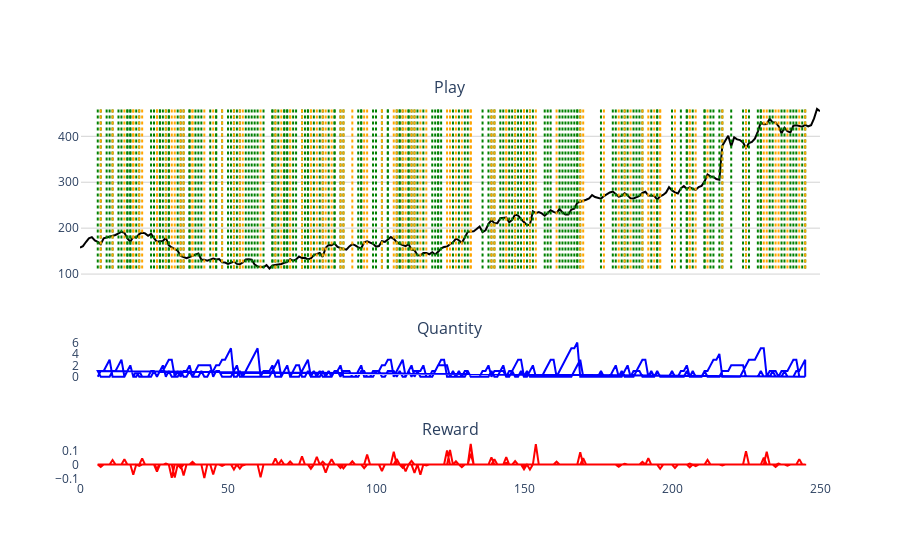

The cell this chart's notebook holds for it:
### Markdown cell above
###### Random play

### Code cell
current_state = env.reset()
done = False
while not done:
    action = np.random.choice( list(env.action_space.values()) )  #<-- random action
    state, reward, done, info = env.step(action)
env.render()

### Figure 1 — Plotly figure (JSON) as saved in the notebook; plotly's stock layout.template omitted (floating-point values rounded to 4 significant figures; data arrays with more than 128 entries replaced by an {"elided": "..."} marker saying what was removed)
{"data": [{"line": {"color": "black"}, "mode": "lines", "name": "Price", "type": "scatter", "x": {"elided": "251 int values"}, "xaxis": "x", "y": {"elided": "251 float values"}, "yaxis": "y"}, {"line": {"color": "blue"}, "mode": "lines", "name": "Quantity", "type": "scatter", "x": {"elided": "482 int values"}, "xaxis": "x2", "y": {"elided": "482 int values"}, "yaxis": "y2"}, {"line": {"color": "red"}, "mode": "lines", "name": "Reward", "type": "scatter", "x": {"elided": "482 int values"}, "xaxis": "x3", "y": {"elided": "482 float values"}, "yaxis": "y3"}], "layout": {"annotations": [{"font": {"size": 16}, "showarrow": false, "text": "Play", "x": 0.5, "xanchor": "center", "xref": "paper", "y": 1, "yanchor": "bottom", "yref": "paper"}, {"font": {"size": 16}, "showarrow": false, "text": "Quantity", "x": 0.5, "xanchor": "center", "xref": "paper", "y": 0.3667, "yanchor": "bottom", "yref": "paper"}, {"font": {"size": 16}, "showarrow": false, "text": "Reward", "x": 0.5, "xanchor": "center", "xref": "paper", "y": 0.1, "yanchor": "bottom", "yref": "paper"}], "hovermode": "x", "plot_bgcolor": "white", "shapes": [{"line": {"color": "green", "dash": "dot", "width": 2}, "type": "line", "x0": 7, "x1": 7, "y0": 112.2, "y1": 459.8}, {"line": {"color": "green", "dash": "dot", "width": 2}, "type": "line", "x0": 9, "x1": 9, "y0": 112.2, "y1": 459.8}, {"line": {"color": "green", "dash": "dot", "width": 2}, "type": "line", "x0": 10, "x1": 10, "y0": 112.2, "y1": 459.8}, {"line": {"color": "green", "dash": "dot", "width": 2}, "type": "line", "x0": 16, "x1": 16, "y0": 112.2, "y1": 459.8}, {"line": {"color": "green", "dash": "dot", "width": 2}, "type": "line", "x0": 17, "x1": 17, "y0": 112.2, "y1": 459.8}, {"line": {"color": "green", "dash": "dot", "width": 2}, "type": "line", "x0": 19, "x1": 19, "y0": 112.2, "y1": 459.8}, {"line": {"color": "green", "dash": "dot", "width": 2}, "type": "line", "x0": 25, "x1": 25, "y0": 112.2, "y1": 459.8}, {"line": {"color": "green", "dash": "dot", "width": 2}, "type": "line", "x0": 27, "x1": 27, "y0": 112.2, "y1": 459.8}, {"line": {"color": "green", "dash": "dot", "width": 2}, "type": "line", "x0": 28, "x1": 28, "y0": 112.2, "y1": 459.8}, {"line": {"color": "green", "dash": "dot", "width": 2}, "type": "line", "x0": 30, "x1": 30, "y0": 112.2, "y1": 459.8}, {"line": {"color": "green", "dash": "dot", "width": 2}, "type": "line", "x0": 34, "x1": 34, "y0": 112.2, "y1": 459.8}, {"line": {"color": "green", "dash": "dot", "width": 2}, "type": "line", "x0": 37, "x1": 37, "y0": 112.2, "y1": 459.8}, {"line": {"color": "green", "dash": "dot", "width": 2}, "type": "line", "x0": 39, "x1": 39, "y0": 112.2, "y1": 459.8}, {"line": {"color": "green", "dash": "dot", "width": 2}, "type": "line", "x0": 40, "x1": 40, "y0": 112.2, "y1": 459.8}, {"line": {"color": "green", "dash": "dot", "width": 2}, "type": "line", "x0": 46, "x1": 46, "y0": 112.2, "y1": 459.8}, {"line": {"color": "green", "dash": "dot", "width": 2}, "type": "line", "x0": 52, "x1": 52, "y0": 112.2, "y1": 459.8}, {"line": {"color": "green", "dash": "dot", "width": 2}, "type": "line", "x0": 53, "x1": 53, "y0": 112.2, "y1": 459.8}, {"line": {"color": "green", "dash": "dot", "width": 2}, "type": "line", "x0": 56, "x1": 56, "y0": 112.2, "y1": 459.8}, {"line": {"color": "green", "dash": "dot", "width": 2}, "type": "line", "x0": 57, "x1": 57, "y0": 112.2, "y1": 459.8}, {"line": {"color": "green", "dash": "dot", "width": 2}, "type": "line", "x0": 58, "x1": 58, "y0": 112.2, "y1": 459.8}, {"line": {"color": "green", "dash": "dot", "width": 2}, "type": "line", "x0": 59, "x1": 59, "y0": 112.2, "y1": 459.8}, {"line": {"color": "green", "dash": "dot", "width": 2}, "type": "line", "x0": 60, "x1": 60, "y0": 112.2, "y1": 459.8}, {"line": {"color": "green", "dash": "dot", "width": 2}, "type": "line", "x0": 65, "x1": 65, "y0": 112.2, "y1": 459.8}, {"line": {"color": "green", "dash": "dot", "width": 2}, "type": "line", "x0": 66, "x1": 66, "y0": 112.2, "y1": 459.8}, {"line": {"color": "green", "dash": "dot", "width": 2}, "type": "line", "x0": 67, "x1": 67, "y0": 112.2, "y1": 459.8}, {"line": {"color": "green", "dash": "dot", "width": 2}, "type": "line", "x0": 69, "x1": 69, "y0": 112.2, "y1": 459.8}, {"line": {"color": "green", "dash": "dot", "width": 2}, "type": "line", "x0": 70, "x1": 70, "y0": 112.2, "y1": 459.8}, {"line": {"color": "green", "dash": "dot", "width": 2}, "type": "line", "x0": 72, "x1": 72, "y0": 112.2, "y1": 459.8}, {"line": {"color": "green", "dash": "dot", "width": 2}, "type": "line", "x0": 73, "x1": 73, "y0": 112.2, "y1": 459.8}, {"line": {"color": "green", "dash": "dot", "width": 2}, "type": "line", "x0": 77, "x1": 77, "y0": 112.2, "y1": 459.8}, {"line": {"color": "green", "dash": "dot", "width": 2}, "type": "line", "x0": 79, "x1": 79, "y0": 112.2, "y1": 459.8}, {"line": {"color": "green", "dash": "dot", "width": 2}, "type": "line", "x0": 82, "x1": 82, "y0": 112.2, "y1": 459.8}, {"line": {"color": "green", "dash": "dot", "width": 2}, "type": "line", "x0": 86, "x1": 86, "y0": 112.2, "y1": 459.8}, {"line": {"color": "green", "dash": "dot", "width": 2}, "type": "line", "x0": 88, "x1": 88, "y0": 112.2, "y1": 459.8}, {"line": {"color": "green", "dash": "dot", "width": 2}, "type": "line", "x0": 95, "x1": 95, "y0": 112.2, "y1": 459.8}, {"line": {"color": "green", "dash": "dot", "width": 2}, "type": "line", "x0": 99, "x1": 99, "y0": 112.2, "y1": 459.8}, {"line": {"color": "green", "dash": "dot", "width": 2}, "type": "line", "x0": 104, "x1": 104, "y0": 112.2, "y1": 459.8}, {"line": {"color": "green", "dash": "dot", "width": 2}, "type": "line", "x0": 108, "x1": 108, "y0": 112.2, "y1": 459.8}, {"line": {"color": "green", "dash": "dot", "width": 2}, "type": "line", "x0": 111, "x1": 111, "y0": 112.2, "y1": 459.8}, {"line": {"color": "green", "dash": "dot", "width": 2}, "type": "line", "x0": 112, "x1": 112, "y0": 112.2, "y1": 459.8}, {"line": {"color": "green", "dash": "dot", "width": 2}, "type": "line", "x0": 114, "x1": 114, "y0": 112.2, "y1": 459.8}, {"line": {"color": "green", "dash": "dot", "width": 2}, "type": "line", "x0": 119, "x1": 119, "y0": 112.2, "y1": 459.8}, {"line": {"color": "green", "dash": "dot", "width": 2}, "type": "line", "x0": 121, "x1": 121, "y0": 112.2, "y1": 459.8}, {"line": {"color": "green", "dash": "dot", "width": 2}, "type": "line", "x0": 122, "x1": 122, "y0": 112.2, "y1": 459.8}, {"line": {"color": "green", "dash": "dot", "width": 2}, "type": "line", "x0": 126, "x1": 126, "y0": 112.2, "y1": 459.8}, {"line": {"color": "green", "dash": "dot", "width": 2}, "type": "line", "x0": 128, "x1": 128, "y0": 112.2, "y1": 459.8}, {"line": {"color": "green", "dash": "dot", "width": 2}, "type": "line", "x0": 130, "x1": 130, "y0": 112.2, "y1": 459.8}, {"line": {"color": "green", "dash": "dot", "width": 2}, "type": "line", "x0": 136, "x1": 136, "y0": 112.2, "y1": 459.8}, {"line": {"color": "green", "dash": "dot", "width": 2}, "type": "line", "x0": 138, "x1": 138, "y0": 112.2, "y1": 459.8}, {"line": {"color": "green", "dash": "dot", "width": 2}, "type": "line", "x0": 140, "x1": 140, "y0": 112.2, "y1": 459.8}, {"line": {"color": "green", "dash": "dot", "width": 2}, "type": "line", "x0": 143, "x1": 143, "y0": 112.2, "y1": 459.8}, {"line": {"color": "green", "dash": "dot", "width": 2}, "type": "line", "x0": 146, "x1": 146, "y0": 112.2, "y1": 459.8}, {"line": {"color": "green", "dash": "dot", "width": 2}, "type": "line", "x0": 149, "x1": 149, "y0": 112.2, "y1": 459.8}, {"line": {"color": "green", "dash": "dot", "width": 2}, "type": "line", "x0": 151, "x1": 151, "y0": 112.2, "y1": 459.8}, {"line": {"color": "green", "dash": "dot", "width": 2}, "type": "line", "x0": 157, "x1": 157, "y0": 112.2, "y1": 459.8}, {"line": {"color": "green", "dash": "dot", "width": 2}, "type": "line", "x0": 158, "x1": 158, "y0": 112.2, "y1": 459.8}, {"line": {"color": "green", "dash": "dot", "width": 2}, "type": "line", "x0": 159, "x1": 159, "y0": 112.2, "y1": 459.8}, {"line": {"color": "green", "dash": "dot", "width": 2}, "type": "line", "x0": 167, "x1": 167, "y0": 112.2, "y1": 459.8}, {"line": {"color": "green", "dash": "dot", "width": 2}, "type": "line", "x0": 168, "x1": 168, "y0": 112.2, "y1": 459.8}, {"line": {"color": "green", "dash": "dot", "width": 2}, "type": "line", "x0": 169, "x1": 169, "y0": 112.2, "y1": 459.8}, {"line": {"color": "green", "dash": "dot", "width": 2}, "type": "line", "x0": 184, "x1": 184, "y0": 112.2, "y1": 459.8}, {"line": {"color": "green", "dash": "dot", "width": 2}, "type": "line", "x0": 185, "x1": 185, "y0": 112.2, "y1": 459.8}, {"line": {"color": "green", "dash": "dot", "width": 2}, "type": "line", "x0": 188, "x1": 188, "y0": 112.2, "y1": 459.8}, {"line": {"color": "green", "dash": "dot", "width": 2}, "type": "line", "x0": 189, "x1": 189, "y0": 112.2, "y1": 459.8}, {"line": {"color": "green", "dash": "dot", "width": 2}, "type": "line", "x0": 190, "x1": 190, "y0": 112.2, "y1": 459.8}, {"line": {"color": "green", "dash": "dot", "width": 2}, "type": "line", "x0": 195, "x1": 195, "y0": 112.2, "y1": 459.8}, {"line": {"color": "green", "dash": "dot", "width": 2}, "type": "line", "x0": 200, "x1": 200, "y0": 112.2, "y1": 459.8}, {"line": {"color": "green", "dash": "dot", "width": 2}, "type": "line", "x0": 205, "x1": 205, "y0": 112.2, "y1": 459.8}, {"line": {"color": "green", "dash": "dot", "width": 2}, "type": "line", "x0": 207, "x1": 207, "y0": 112.2, "y1": 459.8}, {"line": {"color": "green", "dash": "dot", "width": 2}, "type": "line", "x0": 211, "x1": 211, "y0": 112.2, "y1": 459.8}, {"line": {"color": "green", "dash": "dot", "width": 2}, "type": "line", "x0": 217, "x1": 217, "y0": 112.2, "y1": 459.8}, {"line": {"color": "green", "dash": "dot", "width": 2}, "type": "line", "x0": 220, "x1": 220, "y0": 112.2, "y1": 459.8}, {"line": {"color": "green", "dash": "dot", "width": 2}, "type": "line", "x0": 230, "x1": 230, "y0": 112.2, "y1": 459.8}, {"line": {"color": "green", "dash": "dot", "width": 2}, "type": "line", "x0": 234, "x1": 234, "y0": 112.2, "y1": 459.8}, {"line": {"color": "green", "dash": "dot", "width": 2}, "type": "line", "x0": 238, "x1": 238, "y0": 112.2, "y1": 459.8}, {"line": {"color": "green", "dash": "dot", "width": 2}, "type": "line", "x0": 240, "x1": 240, "y0": 112.2, "y1": 459.8}, {"line": {"color": "green", "dash": "dot", "width": 2}, "type": "line", "x0": 241, "x1": 241, "y0": 112.2, "y1": 459.8}, {"line": {"color": "green", "dash": "dot", "width": 2}, "type": "line", "x0": 6, "x1": 6, "y0": 112.2, "y1": 459.8}, {"line": {"color": "green", "dash": "dot", "width": 2}, "type": "line", "x0": 11, "x1": 11, "y0": 112.2, "y1": 459.8}, {"line": {"color": "green", "dash": "dot", "width": 2}, "type": "line", "x0": 13, "x1": 13, "y0": 112.2, "y1": 459.8}, {"line": {"color": "green", "dash": "dot", "width": 2}, "type": "line", "x0": 14, "x1": 14, "y0": 112.2, "y1": 459.8}, {"line": {"color": "green", "dash": "dot", "width": 2}, "type": "line", "x0": 16, "x1": 16, "y0": 112.2, "y1": 459.8}, {"line": {"color": "green", "dash": "dot", "width": 2}, "type": "line", "x0": 17, "x1": 17, "y0": 112.2, "y1": 459.8}, {"line": {"color": "green", "dash": "dot", "width": 2}, "type": "line", "x0": 20, "x1": 20, "y0": 112.2, "y1": 459.8}, {"line": {"color": "green", "dash": "dot", "width": 2}, "type": "line", "x0": 24, "x1": 24, "y0": 112.2, "y1": 459.8}, {"line": {"color": "green", "dash": "dot", "width": 2}, "type": "line", "x0": 27, "x1": 27, "y0": 112.2, "y1": 459.8}, {"line": {"color": "green", "dash": "dot", "width": 2}, "type": "line", "x0": 29, "x1": 29, "y0": 112.2, "y1": 459.8}, {"line": {"color": "green", "dash": "dot", "width": 2}, "type": "line", "x0": 30, "x1": 30, "y0": 112.2, "y1": 459.8}, {"line": {"color": "green", "dash": "dot", "width": 2}, "type": "line", "x0": 33, "x1": 33, "y0": 112.2, "y1": 459.8}, {"line": {"color": "green", "dash": "dot", "width": 2}, "type": "line", "x0": 35, "x1": 35, "y0": 112.2, "y1": 459.8}, {"line": {"color": "green", "dash": "dot", "width": 2}, "type": "line", "x0": 37, "x1": 37, "y0": 112.2, "y1": 459.8}, {"line": {"color": "green", "dash": "dot", "width": 2}, "type": "line", "x0": 41, "x1": 41, "y0": 112.2, "y1": 459.8}, {"line": {"color": "green", "dash": "dot", "width": 2}, "type": "line", "x0": 44, "x1": 44, "y0": 112.2, "y1": 459.8}, {"line": {"color": "green", "dash": "dot", "width": 2}, "type": "line", "x0": 46, "x1": 46, "y0": 112.2, "y1": 459.8}, {"line": {"color": "green", "dash": "dot", "width": 2}, "type": "line", "x0": 48, "x1": 48, "y0": 112.2, "y1": 459.8}, {"line": {"color": "green", "dash": "dot", "width": 2}, "type": "line", "x0": 50, "x1": 50, "y0": 112.2, "y1": 459.8}, {"line": {"color": "green", "dash": "dot", "width": 2}, "type": "line", "x0": 51, "x1": 51, "y0": 112.2, "y1": 459.8}, {"line": {"color": "green", "dash": "dot", "width": 2}, "type": "line", "x0": 54, "x1": 54, "y0": 112.2, "y1": 459.8}, {"line": {"color": "green", "dash": "dot", "width": 2}, "type": "line", "x0": 62, "x1": 62, "y0": 112.2, "y1": 459.8}, {"line": {"color": "green", "dash": "dot", "width": 2}, "type": "line", "x0": 65, "x1": 65, "y0": 112.2, "y1": 459.8}, {"line": {"color": "green", "dash": "dot", "width": 2}, "type": "line", "x0": 69, "x1": 69, "y0": 112.2, "y1": 459.8}, {"line": {"color": "green", "dash": "dot", "width": 2}, "type": "line", "x0": 70, "x1": 70, "y0": 112.2, "y1": 459.8}, {"line": {"color": "green", "dash": "dot", "width": 2}, "type": "line", "x0": 75, "x1": 75, "y0": 112.2, "y1": 459.8}, {"line": {"color": "green", "dash": "dot", "width": 2}, "type": "line", "x0": 76, "x1": 76, "y0": 112.2, "y1": 459.8}, {"line": {"color": "green", "dash": "dot", "width": 2}, "type": "line", "x0": 77, "x1": 77, "y0": 112.2, "y1": 459.8}, {"line": {"color": "green", "dash": "dot", "width": 2}, "type": "line", "x0": 81, "x1": 81, "y0": 112.2, "y1": 459.8}, {"line": {"color": "green", "dash": "dot", "width": 2}, "type": "line", "x0": 84, "x1": 84, "y0": 112.2, "y1": 459.8}, {"line": {"color": "green", "dash": "dot", "width": 2}, "type": "line", "x0": 86, "x1": 86, "y0": 112.2, "y1": 459.8}, {"line": {"color": "green", "dash": "dot", "width": 2}, "type": "line", "x0": 89, "x1": 89, "y0": 112.2, "y1": 459.8}, {"line": {"color": "green", "dash": "dot", "width": 2}, "type": "line", "x0": 94, "x1": 94, "y0": 112.2, "y1": 459.8}, {"line": {"color": "green", "dash": "dot", "width": 2}, "type": "line", "x0": 95, "x1": 95, "y0": 112.2, "y1": 459.8}, {"line": {"color": "green", "dash": "dot", "width": 2}, "type": "line", "x0": 100, "x1": 100, "y0": 112.2, "y1": 459.8}, {"line": {"color": "green", "dash": "dot", "width": 2}, "type": "line", "x0": 102, "x1": 102, "y0": 112.2, "y1": 459.8}, {"line": {"color": "green", "dash": "dot", "width": 2}, "type": "line", "x0": 104, "x1": 104, "y0": 112.2, "y1": 459.8}, {"line": {"color": "green", "dash": "dot", "width": 2}, "type": "line", "x0": 107, "x1": 107, "y0": 112.2, "y1": 459.8}, {"line": {"color": "green", "dash": "dot", "width": 2}, "type": "line", "x0": 108, "x1": 108, "y0": 112.2, "y1": 459.8}, {"line": {"color": "green", "dash": "dot", "width": 2}, "type": "line", "x0": 109, "x1": 109, "y0": 112.2, "y1": 459.8}, {"line": {"color": "green", "dash": "dot", "width": 2}, "type": "line", "x0": 111, "x1": 111, "y0": 112.2, "y1": 459.8}, {"line": {"color": "green", "dash": "dot", "width": 2}, "type": "line", "x0": 113, "x1": 113, "y0": 112.2, "y1": 459.8}, {"line": {"color": "green", "dash": "dot", "width": 2}, "type": "line", "x0": 116, "x1": 116, "y0": 112.2, "y1": 459.8}, {"line": {"color": "green", "dash": "dot", "width": 2}, "type": "line", "x0": 120, "x1": 120, "y0": 112.2, "y1": 459.8}, {"line": {"color": "green", "dash": "dot", "width": 2}, "type": "line", "x0": 121, "x1": 121, "y0": 112.2, "y1": 459.8}, {"line": {"color": "green", "dash": "dot", "width": 2}, "type": "line", "x0": 131, "x1": 131, "y0": 112.2, "y1": 459.8}, {"line": {"color": "green", "dash": "dot", "width": 2}, "type": "line", "x0": 139, "x1": 139, "y0": 112.2, "y1": 459.8}, {"line": {"color": "green", "dash": "dot", "width": 2}, "type": "line", "x0": 142, "x1": 142, "y0": 112.2, "y1": 459.8}, {"line": {"color": "green", "dash": "dot", "width": 2}, "type": "line", "x0": 145, "x1": 145, "y0": 112.2, "y1": 459.8}, {"line": {"color": "green", "dash": "dot", "width": 2}, "type": "line", "x0": 147, "x1": 147, "y0": 112.2, "y1": 459.8}, {"line": {"color": "green", "dash": "dot", "width": 2}, "type": "line", "x0": 148, "x1": 148, "y0": 112.2, "y1": 459.8}, {"line": {"color": "green", "dash": "dot", "width": 2}, "type": "line", "x0": 152, "x1": 152, "y0": 112.2, "y1": 459.8}, {"line": {"color": "green", "dash": "dot", "width": 2}, "type": "line", "x0": 153, "x1": 153, "y0": 112.2, "y1": 459.8}, {"line": {"color": "green", "dash": "dot", "width": 2}, "type": "line", "x0": 162, "x1": 162, "y0": 112.2, "y1": 459.8}, {"line": {"color": "green", "dash": "dot", "width": 2}, "type": "line", "x0": 163, "x1": 163, "y0": 112.2, "y1": 459.8}, {"line": {"color": "green", "dash": "dot", "width": 2}, "type": "line", "x0": 164, "x1": 164, "y0": 112.2, "y1": 459.8}, {"line": {"color": "green", "dash": "dot", "width": 2}, "type": "line", "x0": 165, "x1": 165, "y0": 112.2, "y1": 459.8}, {"line": {"color": "green", "dash": "dot", "width": 2}, "type": "line", "x0": 166, "x1": 166, "y0": 112.2, "y1": 459.8}, {"line": {"color": "green", "dash": "dot", "width": 2}, "type": "line", "x0": 168, "x1": 168, "y0": 112.2, "y1": 459.8}, {"line": {"color": "green", "dash": "dot", "width": 2}, "type": "line", "x0": 176, "x1": 176, "y0": 112.2, "y1": 459.8}, {"line": {"color": "green", "dash": "dot", "width": 2}, "type": "line", "x0": 180, "x1": 180, "y0": 112.2, "y1": 459.8}, {"line": {"color": "green", "dash": "dot", "width": 2}, "type": "line", "x0": 181, "x1": 181, "y0": 112.2, "y1": 459.8}, {"line": {"color": "green", "dash": "dot", "width": 2}, "type": "line", "x0": 183, "x1": 183, "y0": 112.2, "y1": 459.8}, {"line": {"color": "green", "dash": "dot", "width": 2}, "type": "line", "x0": 187, "x1": 187, "y0": 112.2, "y1": 459.8}, {"line": {"color": "green", "dash": "dot", "width": 2}, "type": "line", "x0": 193, "x1": 193, "y0": 112.2, "y1": 459.8}, {"line": {"color": "green", "dash": "dot", "width": 2}, "type": "line", "x0": 195, "x1": 195, "y0": 112.2, "y1": 459.8}, {"line": {"color": "green", "dash": "dot", "width": 2}, "type": "line", "x0": 203, "x1": 203, "y0": 112.2, "y1": 459.8}, {"line": {"color": "green", "dash": "dot", "width": 2}, "type": "line", "x0": 205, "x1": 205, "y0": 112.2, "y1": 459.8}, {"line": {"color": "green", "dash": "dot", "width": 2}, "type": "line", "x0": 211, "x1": 211, "y0": 112.2, "y1": 459.8}, {"line": {"color": "green", "dash": "dot", "width": 2}, "type": "line", "x0": 213, "x1": 213, "y0": 112.2, "y1": 459.8}, {"line": {"color": "green", "dash": "dot", "width": 2}, "type": "line", "x0": 214, "x1": 214, "y0": 112.2, "y1": 459.8}, {"line": {"color": "green", "dash": "dot", "width": 2}, "type": "line", "x0": 216, "x1": 216, "y0": 112.2, "y1": 459.8}, {"line": {"color": "green", "dash": "dot", "width": 2}, "type": "line", "x0": 224, "x1": 224, "y0": 112.2, "y1": 459.8}, {"line": {"color": "green", "dash": "dot", "width": 2}, "type": "line", "x0": 225, "x1": 225, "y0": 112.2, "y1": 459.8}, {"line": {"color": "green", "dash": "dot", "width": 2}, "type": "line", "x0": 226, "x1": 226, "y0": 112.2, "y1": 459.8}, {"line": {"color": "green", "dash": "dot", "width": 2}, "type": "line", "x0": 229, "x1": 229, "y0": 112.2, "y1": 459.8}, {"line": {"color": "green", "dash": "dot", "width": 2}, "type": "line", "x0": 230, "x1": 230, "y0": 112.2, "y1": 459.8}, {"line": {"color": "green", "dash": "dot", "width": 2}, "type": "line", "x0": 233, "x1": 233, "y0": 112.2, "y1": 459.8}, {"line": {"color": "green", "dash": "dot", "width": 2}, "type": "line", "x0": 237, "x1": 237, "y0": 112.2, "y1": 459.8}, {"line": {"color": "green", "dash": "dot", "width": 2}, "type": "line", "x0": 242, "x1": 242, "y0": 112.2, "y1": 459.8}, {"line": {"color": "green", "dash": "dot", "width": 2}, "type": "line", "x0": 244, "x1": 244, "y0": 112.2, "y1": 459.8}, {"line": {"color": "green", "dash": "dot", "width": 2}, "type": "line", "x0": 245, "x1": 245, "y0": 112.2, "y1": 459.8}, {"line": {"color": "orange", "dash": "dot", "width": 2}, "type": "line", "x0": 11, "x1": 11, "y0": 112.2, "y1": 459.8}, {"line": {"color": "orange", "dash": "dot", "width": 2}, "type": "line", "x0": 18, "x1": 18, "y0": 112.2, "y1": 459.8}, {"line": {"color": "orange", "dash": "dot", "width": 2}, "type": "line", "x0": 20, "x1": 20, "y0": 112.2, "y1": 459.8}, {"line": {"color": "orange", "dash": "dot", "width": 2}, "type": "line", "x0": 26, "x1": 26, "y0": 112.2, "y1": 459.8}, {"line": {"color": "orange", "dash": "dot", "width": 2}, "type": "line", "x0": 29, "x1": 29, "y0": 112.2, "y1": 459.8}, {"line": {"color": "orange", "dash": "dot", "width": 2}, "type": "line", "x0": 31, "x1": 31, "y0": 112.2, "y1": 459.8}, {"line": {"color": "orange", "dash": "dot", "width": 2}, "type": "line", "x0": 35, "x1": 35, "y0": 112.2, "y1": 459.8}, {"line": {"color": "orange", "dash": "dot", "width": 2}, "type": "line", "x0": 38, "x1": 38, "y0": 112.2, "y1": 459.8}, {"line": {"color": "orange", "dash": "dot", "width": 2}, "type": "line", "x0": 45, "x1": 45, "y0": 112.2, "y1": 459.8}, {"line": {"color": "orange", "dash": "dot", "width": 2}, "type": "line", "x0": 48, "x1": 48, "y0": 112.2, "y1": 459.8}, {"line": {"color": "orange", "dash": "dot", "width": 2}, "type": "line", "x0": 54, "x1": 54, "y0": 112.2, "y1": 459.8}, {"line": {"color": "orange", "dash": "dot", "width": 2}, "type": "line", "x0": 61, "x1": 61, "y0": 112.2, "y1": 459.8}, {"line": {"color": "orange", "dash": "dot", "width": 2}, "type": "line", "x0": 68, "x1": 68, "y0": 112.2, "y1": 459.8}, {"line": {"color": "orange", "dash": "dot", "width": 2}, "type": "line", "x0": 71, "x1": 71, "y0": 112.2, "y1": 459.8}, {"line": {"color": "orange", "dash": "dot", "width": 2}, "type": "line", "x0": 75, "x1": 75, "y0": 112.2, "y1": 459.8}, {"line": {"color": "orange", "dash": "dot", "width": 2}, "type": "line", "x0": 78, "x1": 78, "y0": 112.2, "y1": 459.8}, {"line": {"color": "orange", "dash": "dot", "width": 2}, "type": "line", "x0": 80, "x1": 80, "y0": 112.2, "y1": 459.8}, {"line": {"color": "orange", "dash": "dot", "width": 2}, "type": "line", "x0": 83, "x1": 83, "y0": 112.2, "y1": 459.8}, {"line": {"color": "orange", "dash": "dot", "width": 2}, "type": "line", "x0": 89, "x1": 89, "y0": 112.2, "y1": 459.8}, {"line": {"color": "orange", "dash": "dot", "width": 2}, "type": "line", "x0": 97, "x1": 97, "y0": 112.2, "y1": 459.8}, {"line": {"color": "orange", "dash": "dot", "width": 2}, "type": "line", "x0": 102, "x1": 102, "y0": 112.2, "y1": 459.8}, {"line": {"color": "orange", "dash": "dot", "width": 2}, "type": "line", "x0": 107, "x1": 107, "y0": 112.2, "y1": 459.8}, {"line": {"color": "orange", "dash": "dot", "width": 2}, "type": "line", "x0": 109, "x1": 109, "y0": 112.2, "y1": 459.8}, {"line": {"color": "orange", "dash": "dot", "width": 2}, "type": "line", "x0": 113, "x1": 113, "y0": 112.2, "y1": 459.8}, {"line": {"color": "orange", "dash": "dot", "width": 2}, "type": "line", "x0": 115, "x1": 115, "y0": 112.2, "y1": 459.8}, {"line": {"color": "orange", "dash": "dot", "width": 2}, "type": "line", "x0": 124, "x1": 124, "y0": 112.2, "y1": 459.8}, {"line": {"color": "orange", "dash": "dot", "width": 2}, "type": "line", "x0": 127, "x1": 127, "y0": 112.2, "y1": 459.8}, {"line": {"color": "orange", "dash": "dot", "width": 2}, "type": "line", "x0": 129, "x1": 129, "y0": 112.2, "y1": 459.8}, {"line": {"color": "orange", "dash": "dot", "width": 2}, "type": "line", "x0": 132, "x1": 132, "y0": 112.2, "y1": 459.8}, {"line": {"color": "orange", "dash": "dot", "width": 2}, "type": "line", "x0": 139, "x1": 139, "y0": 112.2, "y1": 459.8}, {"line": {"color": "orange", "dash": "dot", "width": 2}, "type": "line", "x0": 144, "x1": 144, "y0": 112.2, "y1": 459.8}, {"line": {"color": "orange", "dash": "dot", "width": 2}, "type": "line", "x0": 147, "x1": 147, "y0": 112.2, "y1": 459.8}, {"line": {"color": "orange", "dash": "dot", "width": 2}, "type": "line", "x0": 150, "x1": 150, "y0": 112.2, "y1": 459.8}, {"line": {"color": "orange", "dash": "dot", "width": 2}, "type": "line", "x0": 152, "x1": 152, "y0": 112.2, "y1": 459.8}, {"line": {"color": "orange", "dash": "dot", "width": 2}, "type": "line", "x0": 161, "x1": 161, "y0": 112.2, "y1": 459.8}, {"line": {"color": "orange", "dash": "dot", "width": 2}, "type": "line", "x0": 170, "x1": 170, "y0": 112.2, "y1": 459.8}, {"line": {"color": "orange", "dash": "dot", "width": 2}, "type": "line", "x0": 186, "x1": 186, "y0": 112.2, "y1": 459.8}, {"line": {"color": "orange", "dash": "dot", "width": 2}, "type": "line", "x0": 192, "x1": 192, "y0": 112.2, "y1": 459.8}, {"line": {"color": "orange", "dash": "dot", "width": 2}, "type": "line", "x0": 196, "x1": 196, "y0": 112.2, "y1": 459.8}, {"line": {"color": "orange", "dash": "dot", "width": 2}, "type": "line", "x0": 201, "x1": 201, "y0": 112.2, "y1": 459.8}, {"line": {"color": "orange", "dash": "dot", "width": 2}, "type": "line", "x0": 206, "x1": 206, "y0": 112.2, "y1": 459.8}, {"line": {"color": "orange", "dash": "dot", "width": 2}, "type": "line", "x0": 208, "x1": 208, "y0": 112.2, "y1": 459.8}, {"line": {"color": "orange", "dash": "dot", "width": 2}, "type": "line", "x0": 212, "x1": 212, "y0": 112.2, "y1": 459.8}, {"line": {"color": "orange", "dash": "dot", "width": 2}, "type": "line", "x0": 225, "x1": 225, "y0": 112.2, "y1": 459.8}, {"line": {"color": "orange", "dash": "dot", "width": 2}, "type": "line", "x0": 231, "x1": 231, "y0": 112.2, "y1": 459.8}, {"line": {"color": "orange", "dash": "dot", "width": 2}, "type": "line", "x0": 235, "x1": 235, "y0": 112.2, "y1": 459.8}, {"line": {"color": "orange", "dash": "dot", "width": 2}, "type": "line", "x0": 243, "x1": 243, "y0": 112.2, "y1": 459.8}, {"line": {"color": "orange", "dash": "dot", "width": 2}, "type": "line", "x0": 7, "x1": 7, "y0": 112.2, "y1": 459.8}, {"line": {"color": "orange", "dash": "dot", "width": 2}, "type": "line", "x0": 15, "x1": 15, "y0": 112.2, "y1": 459.8}, {"line": {"color": "orange", "dash": "dot", "width": 2}, "type": "line", "x0": 18, "x1": 18, "y0": 112.2, "y1": 459.8}, {"line": {"color": "orange", "dash": "dot", "width": 2}, "type": "line", "x0": 21, "x1": 21, "y0": 112.2, "y1": 459.8}, {"line": {"color": "orange", "dash": "dot", "width": 2}, "type": "line", "x0": 26, "x1": 26, "y0": 112.2, "y1": 459.8}, {"line": {"color": "orange", "dash": "dot", "width": 2}, "type": "line", "x0": 32, "x1": 32, "y0": 112.2, "y1": 459.8}, {"line": {"color": "orange", "dash": "dot", "width": 2}, "type": "line", "x0": 34, "x1": 34, "y0": 112.2, "y1": 459.8}, {"line": {"color": "orange", "dash": "dot", "width": 2}, "type": "line", "x0": 38, "x1": 38, "y0": 112.2, "y1": 459.8}, {"line": {"color": "orange", "dash": "dot", "width": 2}, "type": "line", "x0": 42, "x1": 42, "y0": 112.2, "y1": 459.8}, {"line": {"color": "orange", "dash": "dot", "width": 2}, "type": "line", "x0": 52, "x1": 52, "y0": 112.2, "y1": 459.8}, {"line": {"color": "orange", "dash": "dot", "width": 2}, "type": "line", "x0": 55, "x1": 55, "y0": 112.2, "y1": 459.8}, {"line": {"color": "orange", "dash": "dot", "width": 2}, "type": "line", "x0": 66, "x1": 66, "y0": 112.2, "y1": 459.8}, {"line": {"color": "orange", "dash": "dot", "width": 2}, "type": "line", "x0": 71, "x1": 71, "y0": 112.2, "y1": 459.8}, {"line": {"color": "orange", "dash": "dot", "width": 2}, "type": "line", "x0": 78, "x1": 78, "y0": 112.2, "y1": 459.8}, {"line": {"color": "orange", "dash": "dot", "width": 2}, "type": "line", "x0": 82, "x1": 82, "y0": 112.2, "y1": 459.8}, {"line": {"color": "orange", "dash": "dot", "width": 2}, "type": "line", "x0": 85, "x1": 85, "y0": 112.2, "y1": 459.8}, {"line": {"color": "orange", "dash": "dot", "width": 2}, "type": "line", "x0": 88, "x1": 88, "y0": 112.2, "y1": 459.8}, {"line": {"color": "orange", "dash": "dot", "width": 2}, "type": "line", "x0": 92, "x1": 92, "y0": 112.2, "y1": 459.8}, {"line": {"color": "orange", "dash": "dot", "width": 2}, "type": "line", "x0": 96, "x1": 96, "y0": 112.2, "y1": 459.8}, {"line": {"color": "orange", "dash": "dot", "width": 2}, "type": "line", "x0": 106, "x1": 106, "y0": 112.2, "y1": 459.8}, {"line": {"color": "orange", "dash": "dot", "width": 2}, "type": "line", "x0": 110, "x1": 110, "y0": 112.2, "y1": 459.8}, {"line": {"color": "orange", "dash": "dot", "width": 2}, "type": "line", "x0": 112, "x1": 112, "y0": 112.2, "y1": 459.8}, {"line": {"color": "orange", "dash": "dot", "width": 2}, "type": "line", "x0": 117, "x1": 117, "y0": 112.2, "y1": 459.8}, {"line": {"color": "orange", "dash": "dot", "width": 2}, "type": "line", "x0": 125, "x1": 125, "y0": 112.2, "y1": 459.8}, {"line": {"color": "orange", "dash": "dot", "width": 2}, "type": "line", "x0": 132, "x1": 132, "y0": 112.2, "y1": 459.8}, {"line": {"color": "orange", "dash": "dot", "width": 2}, "type": "line", "x0": 140, "x1": 140, "y0": 112.2, "y1": 459.8}, {"line": {"color": "orange", "dash": "dot", "width": 2}, "type": "line", "x0": 144, "x1": 144, "y0": 112.2, "y1": 459.8}, {"line": {"color": "orange", "dash": "dot", "width": 2}, "type": "line", "x0": 150, "x1": 150, "y0": 112.2, "y1": 459.8}, {"line": {"color": "orange", "dash": "dot", "width": 2}, "type": "line", "x0": 154, "x1": 154, "y0": 112.2, "y1": 459.8}, {"line": {"color": "orange", "dash": "dot", "width": 2}, "type": "line", "x0": 169, "x1": 169, "y0": 112.2, "y1": 459.8}, {"line": {"color": "orange", "dash": "dot", "width": 2}, "type": "line", "x0": 177, "x1": 177, "y0": 112.2, "y1": 459.8}, {"line": {"color": "orange", "dash": "dot", "width": 2}, "type": "line", "x0": 182, "x1": 182, "y0": 112.2, "y1": 459.8}, {"line": {"color": "orange", "dash": "dot", "width": 2}, "type": "line", "x0": 184, "x1": 184, "y0": 112.2, "y1": 459.8}, {"line": {"color": "orange", "dash": "dot", "width": 2}, "type": "line", "x0": 190, "x1": 190, "y0": 112.2, "y1": 459.8}, {"line": {"color": "orange", "dash": "dot", "width": 2}, "type": "line", "x0": 194, "x1": 194, "y0": 112.2, "y1": 459.8}, {"line": {"color": "orange", "dash": "dot", "width": 2}, "type": "line", "x0": 196, "x1": 196, "y0": 112.2, "y1": 459.8}, {"line": {"color": "orange", "dash": "dot", "width": 2}, "type": "line", "x0": 206, "x1": 206, "y0": 112.2, "y1": 459.8}, {"line": {"color": "orange", "dash": "dot", "width": 2}, "type": "line", "x0": 217, "x1": 217, "y0": 112.2, "y1": 459.8}, {"line": {"color": "orange", "dash": "dot", "width": 2}, "type": "line", "x0": 232, "x1": 232, "y0": 112.2, "y1": 459.8}, {"line": {"color": "orange", "dash": "dot", "width": 2}, "type": "line", "x0": 236, "x1": 236, "y0": 112.2, "y1": 459.8}, {"line": {"color": "orange", "dash": "dot", "width": 2}, "type": "line", "x0": 239, "x1": 239, "y0": 112.2, "y1": 459.8}, {"line": {"color": "orange", "dash": "dot", "width": 2}, "type": "line", "x0": 245, "x1": 245, "y0": 112.2, "y1": 459.8}], "showlegend": false, "xaxis": {"anchor": "y", "domain": [0, 1], "matches": "x3", "showticklabels": false}, "xaxis2": {"anchor": "y2", "domain": [0, 1], "matches": "x3", "showticklabels": false}, "xaxis3": {"anchor": "y3", "domain": [0, 1]}, "yaxis": {"anchor": "x", "domain": [0.5333, 1], "gridcolor": "lightgrey"}, "yaxis2": {"anchor": "x2", "domain": [0.2667, 0.3667]}, "yaxis3": {"anchor": "x3", "domain": [0, 0.1]}}}
